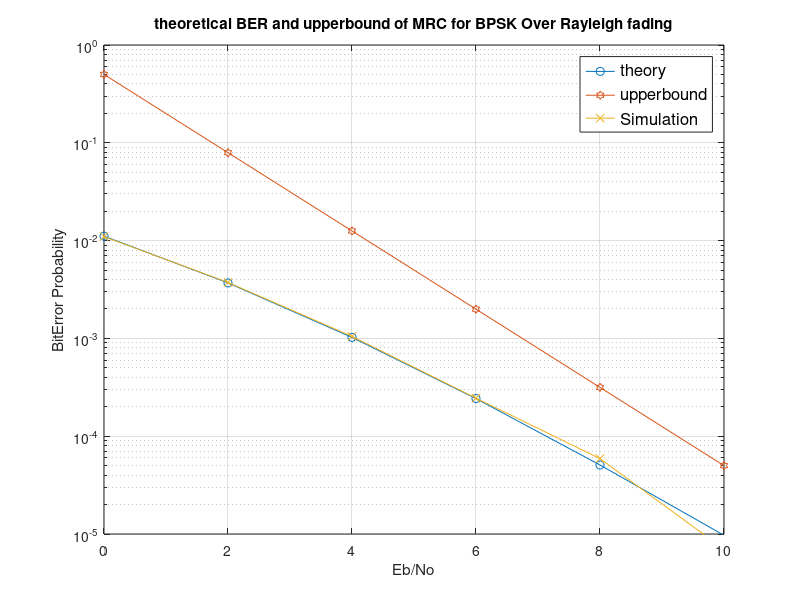

Source code (MATLAB):
clear all; clc;

SNRdB = 0:2:10;                     % SNR = [0, 2, 4, 6, 8, 10]
SNR = 10 .^ (0.1 .* SNRdB);         % SNR in linear scale
L = 4;                              % Branch number
N = 10^6;                           % sample signal number

x = rand(1,N) > 0.5;                % sample signal (0 or 1)

% Simulation --------------------------------------------------------------
s = [2*x - 1];

% MRC ---------------------------------------------------------------------
for i_mrc = 1 : length(SNR)

    deviate_mrc = sqrt(0.5 / SNR(i_mrc));

    for j_mrc = 1 : L
        n_mrc(:, :, j_mrc) = [randn(1, N) + j*randn(1, N)];
        h_mrc(:, :, j_mrc) = 1/sqrt(2) * [randn(1, N) + j*randn(1, N)];
    end 

    y_mrc = h_mrc .* s + deviate_mrc * n_mrc;
    r_mrc = conj(h_mrc) .* y_mrc;

    sigma = zeros(1, N);
    for j_mrc = 1 : L
        sigma = sigma + r_mrc(:, :, j_mrc);
    end
    xHat_mrc = real(sigma) > 0;
    error_mrc(i_mrc) = size(find([x - xHat_mrc]),2);
end
errorbitrate_mrc = error_mrc / N;

% theory ------------------------------------------------------------------
sigma = 0;

% teacher's method, but not practical
% for k = 0 : (L-1)
%     parta = power((1 ./ (SNR + 1)), k);
%     partb = factorial(2 * k) / (power(4, k) * power(factorial(k), 2));
%     sigma = sigma + parta * partb;
% end
% theory = 0.5 - 0.5 * (SNR ./ (SNR + 1)) .* sigma;

p = 0.5 - 0.5 * power((1 + (1 ./ SNR)), -0.5);
for k = 0: (L-1)
    parta = factorial(L-1+k) / (factorial(k) * factorial(L-1));
    partb = power(1-p, k);
    sigma = sigma + parta * partb;
end
theory = power(p, L) .* sigma;

% Upperbound --------------------------------------------------------------
upperbound = 0.5 * power(SNR, -L);

% Picture -----------------------------------------------------------------
figure(1);
semilogy(SNRdB, theory, '-o');
    hold on
semilogy(SNRdB, upperbound, '-h');
semilogy(SNRdB, errorbitrate_mrc, '-x');

axis([0 10 10^-5 10^0])
L=legend('theory', 'upperbound', 'Simulation');
set(L,'Fontsize',12);
grid on
xlabel('Eb/No');
ylabel('BitError Probability');
title('theoretical BER and upperbound of MRC for BPSK Over Rayleigh fading');


